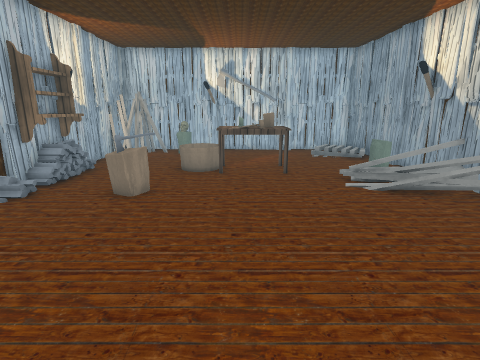
view 1 (above)

12 first-person views from a walk through a Unity game level. The camera is 1.4 m above the floor, tilts 14° down and sees 80° across. The floor is counted in squares, 0.5 m on a side. Each view is taken from the middle of a square. On the plan, view 1 faces up. The plan holds only what a view shows up to about 20 squares ahead; the rest is blank. The player is left out. Some surface patterns are stand-ins.

view 2
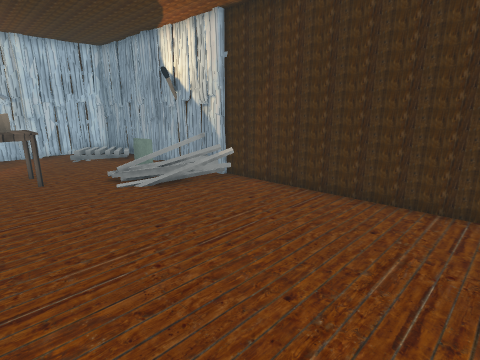

view 3
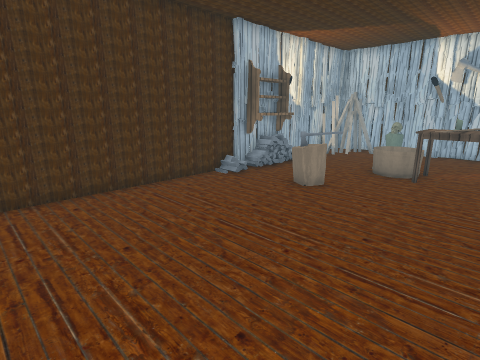

view 4
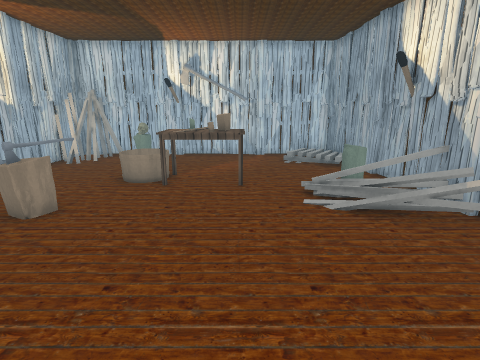

view 5
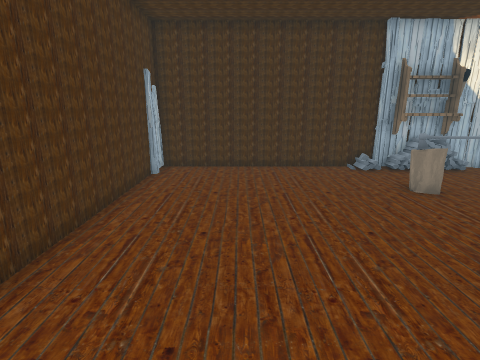

view 6
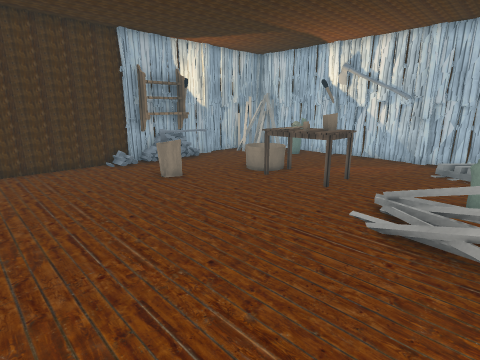

view 7
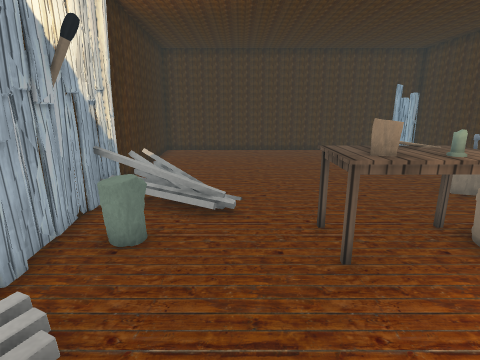

view 8
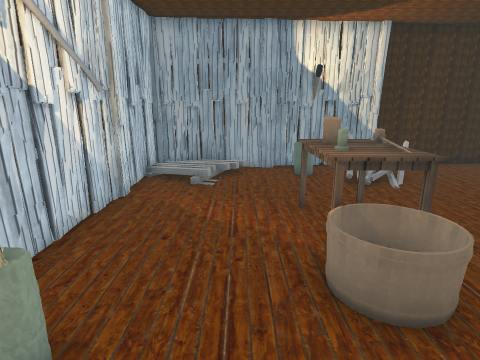

view 9
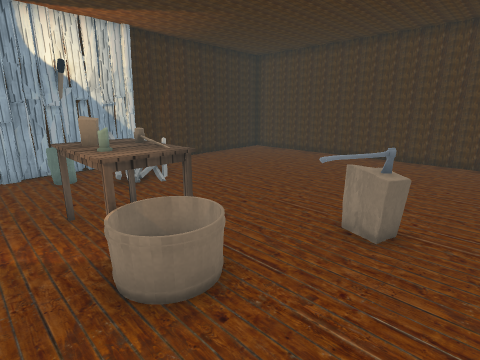

view 10
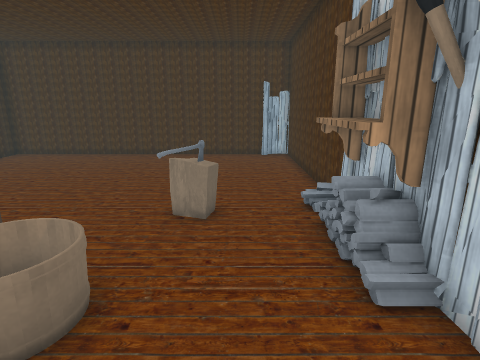

view 11
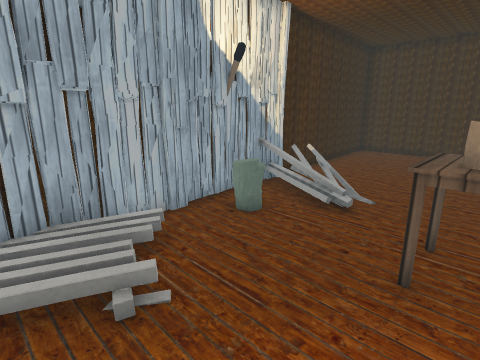

view 12
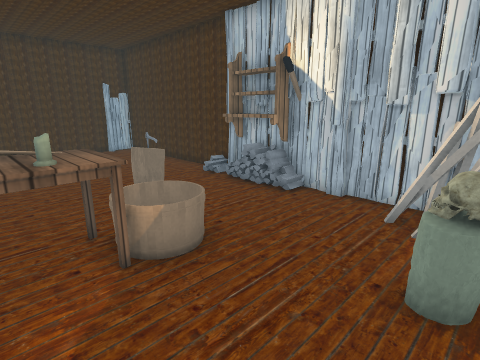

### Floor plan
Points are (right, up) in squares from view 1. A wall is a line through its corners. A room is listed if a view was taken in it or the views show most of it. See-through windows are left out.
Room 1 (views 1, 2, 3, 4, 5, 6, 7, 8, 9, 10, 11, 12)
walls: (-8, 9.5) (-8, -0.5); (8, 15.4) (8, 16.2); (-8, 16.1) (-8, 14); (-5.1, 18.5) (-6.4, 19) (-6, 17.7); (-7.3, 18.2) (-6.5, 16.9); (-6.5, -0.9) (9.1, -0.9) (8.4, 9.3); (-6.1, 19.2) (-6.6, 18.2); (-6.5, 19.1) (-7, 16.9); (7.6, 20.1) (0.8, 20.1)
low walls: (6.4, 11.1) (8.3, 10.7); (6.5, 10.8) (7.1, 10.6); (6.8, 9.5) (6.4, 9.8); (6.5, 11.2) (7.4, 10.9); (6.9, 10.5) (6.4, 10.7); (7.2, 9.3) (6.6, 10.1); (7.3, 7.7) (6.5, 8.7); (7.8, 8.9) (7, 9.4); (7.8, 8.8) (7.2, 9.5) (6.4, 9.9); (-5, 18.7) (-5.5, 18.9); (7.5, 17.7) (7.7, 18.2)
objects: other object (-10, -1) to (-7, -1); other object (-8, 12); torch (-8, 13); shelf (-7, 10) to (-7, 13); other object (-5, 20); axe (-4, 9) to (-3, 11); skull (-4, 18) to (-3, 19); other object (-4, 20); other object (-3, 9) to (-3, 10); other object (-3, 18); other object (-2, 20); table (-1, 12) to (2, 14); other object (-1, 20); hammer (0, 13) to (1, 13); candle (0, 14); other object (0, 20); other object (6, 13) to (7, 14); torch (8, 12) to (8, 13); other object (8, 14); other object (8, 15)

Where each view was taken, in squares from view 1:
view 1: 0 up, 0 right, facing up
view 2: 0 up, 0 right, facing up-right
view 3: 0 up, 2 right, facing up-left
view 4: 2 up, 2 right, facing up
view 5: 3 up, 6 right, facing left
view 6: 3 up, 7 right, facing up-left
view 7: 19 up, 4 right, facing down
view 8: 16 up, 6 left, facing right
view 9: 16 up, 6 left, facing down-right
view 10: 17 up, 5 left, facing down
view 11: 19 up, 1 right, facing down-right
view 12: 19 up, 1 right, facing down-left
